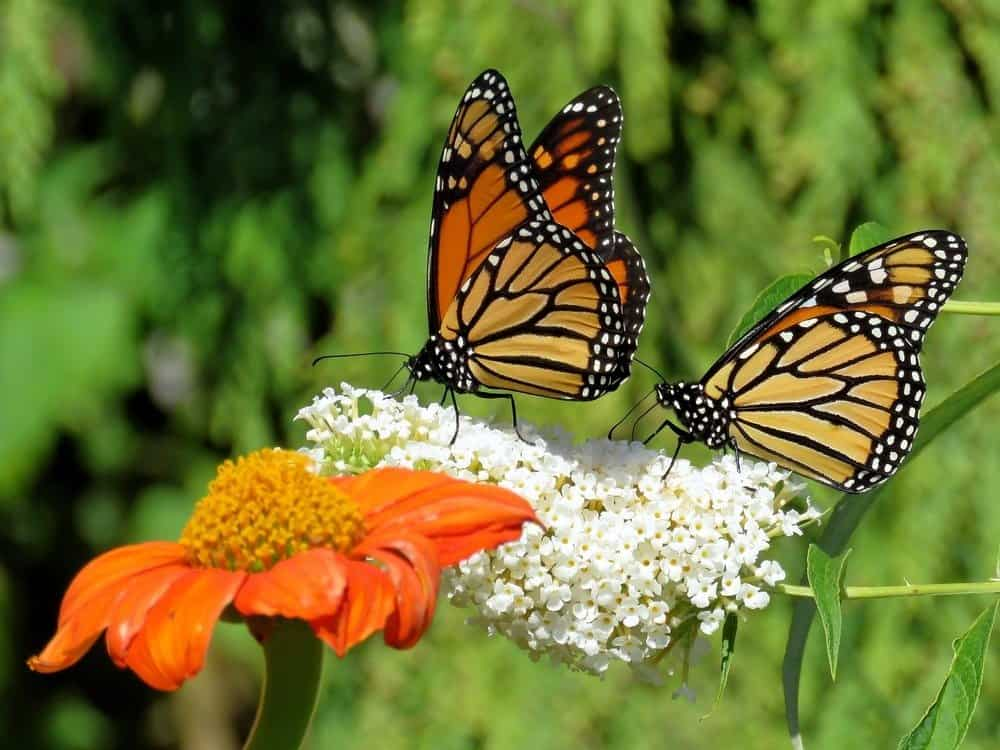
%> input picture Diff E.Q. Project/Butterfly.jpg, 1000 x 750 px
$ octave PhotoEditor.m   (GNU Octave 9; MATLAB toolbox functions it lacks are replaced by stand-ins)
%> lines starting %> are read from the running program, lines starting %| are printed output that depends on the picture; in (x1, y1, x2, y2) boxes, pixels count from 0 and x2, y2 are one past the last pixel; in counts of white or black regions, pixels touching at a corner belong together; the program's own positions count from 1
%Matlab Code for project 2
%Each question will have its own section and
%its own lines of code. Repeated methods (methods that
%are called multiple times within different question \
%sections, like the imagesc method, will be commented
%out in questions that are not currently being
%worked on/tested

%-------------------------------------------------------------

%Question 1 begin

%reads the rectangle.jpg image from the project's directory
%and creates both the color/grayscale data for the image
[imageColor, imageGray] = readImage('Butterfly.jpg');

%Methods to print either the grayscale or color version of the image

%imagesc(uint8(imageGray))
colormap('gray')
%imagesc(uint8(imageGray))


%Question 1 end

%-------------------------------------------------------------

%Question 2 begin

%Utilizes the 'exposure' method to alter the exposure of the
%grayscale image

%imagesc(uint8(exposure(imageGray, 100))) %Boosts exposure by 100

%Question 2 end

%-------------------------------------------------------------

%Question 3 begin

%Decreases the red channel intensity to 0 and adds 80 to the blue channel

recoloredImage = imageColor;
recoloredImage(:,:,1) = recoloredImage(:,:,1) * 0;
recoloredImage(:,:,3) = recoloredImage(:,:,3) + 80.0;
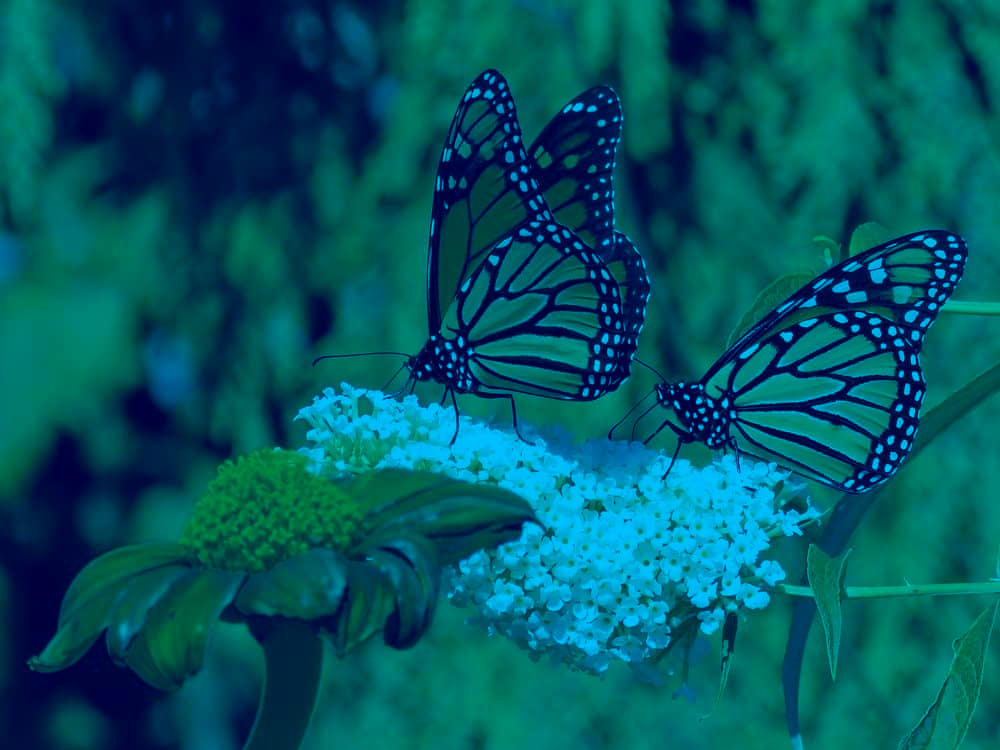
%> recoloredImage: size 750x1000x3 double; mean R, G, B 0, 114.4, 130.5; drawn with min black and max white
%imagesc(uint8(recoloredImage))

%Question 3 end

%-------------------------------------------------------------

%Question 4 begin

%Matrix which will switch the left-most column of a 4x4 matrix with its
%right-most column
shiftMatrix = [0, 0, 0, 1; 0, 1, 0, 0; 0, 0, 1, 0; 1, 0, 0, 0];

%Test 4x4 matrix
testMatrix = [1, 2, 3, 4; 1, 2, 3, 4; 1, 2, 3, 4; 1, 2, 3, 4];

%The shift matrix must be on the right side of the multiplication in order
%to switch the columns around. Should the shift matrix be on the left side
%of the multiplications, the rows would be switched instead
newMatrix = testMatrix * shiftMatrix;
%disp(newMatrix)

%Question 4 end

%-------------------------------------------------------------

%Question 5 begin

rectImage = double(imread("Butterfly.jpg"));

%height, width, color dimensions
[h, w, c] = size(rectImage);
%> h = 750; w = 1000; c = 3

shift = 306; %Shifting the image by 306 pixels

rectIdentity = eye(w); %Identity matrix that has the dimension w x w
rectShift = zeros(w); %Matrix which will create the shift transformation in the image
rectShift(1:shift,:) = rectIdentity(w - (shift - 1):w,:); %rectShift(rows 1 to 'shift', columns (all))
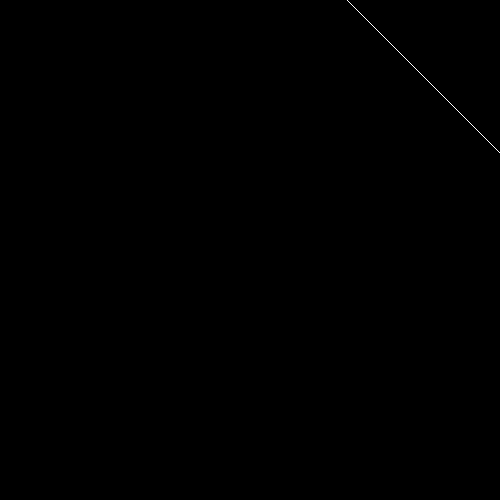
%> rectShift: size 1000x1000 double (shown at 1/2 size); values 0 (black) and 1 (white), 0.03% white in thin lines or dots, all inside (x1, y1, x2, y2) = (694, 0, 1000, 306)
rectShift(shift + 1:w,:) = rectIdentity(1:w - shift,:);%This line and the previous one apply the offset to the identity matrix
%> rectShift: size 1000x1000 double; values 0 (black) and 1 (white), 0.1% white in thin lines or dots

rectImage(:,:,1) = rectImage(:,:,1) * rectShift;
rectImage(:,:,2) = rectImage(:,:,2) * rectShift;
rectImage(:,:,3) = rectImage(:,:,3) * rectShift;

%imagesc(uint8(rectImage))

%imagesc(rectImage)

%Question 5 end

%-------------------------------------------------------------

%Question 6 begin

rectImage = double(imread("Butterfly.jpg"));

%height, width, color dimensions
[h, w, c] = size(rectImage);

shiftHoriz = 306; %Shifting the image by 306 pixels horizontally
shiftVert = 230; %Shifting the image by 230 pixels vertically

rectIdentityHoriz = eye(w); %Identity matrix that has the dimension w x w
rectShiftHoriz = zeros(w); %Matrix which will create the horizontal shift transformation in the image
rectShiftHoriz(1:shiftHoriz,:) = rectIdentityHoriz(w - (shiftHoriz - 1):w,:); %rectShift(rows 1 to 'shift', columns (all))
rectShiftHoriz(shiftHoriz + 1:w,:) = rectIdentityHoriz(1:w - shiftHoriz,:);%This line and the previous one apply the offset to the identity matrix

rectIdentityVert = eye(h); %Identity matrix that has the dimension h x h
rectShiftVert = zeros(h); %Matrix which will create the vertical shift transformation in the image
rectShiftVert(1:shiftVert,:) = rectIdentityVert(h - (shiftVert - 1):h,:); %rectShift(rows 1 to 'shift', columns (all))
%> rectShiftVert: size 750x750 double; values 0 (black) and 1 (white), 0.04% white in thin lines or dots, all inside (x1, y1, x2, y2) = (520, 0, 750, 230)
rectShiftVert(shiftVert + 1:h,:) = rectIdentityVert(1:h - shiftVert,:);%This line and the previous one apply the offset to the identity matrix
%> rectShiftVert: size 750x750 double; values 0 (black) and 1 (white), 0.13% white in thin lines or dots

rectImage(:,:,1) = rectShiftVert * rectImage(:,:,1) * rectShiftHoriz;
rectImage(:,:,2) = rectShiftVert * rectImage(:,:,2) * rectShiftHoriz;
rectImage(:,:,3) = rectShiftVert * rectImage(:,:,3) * rectShiftHoriz;
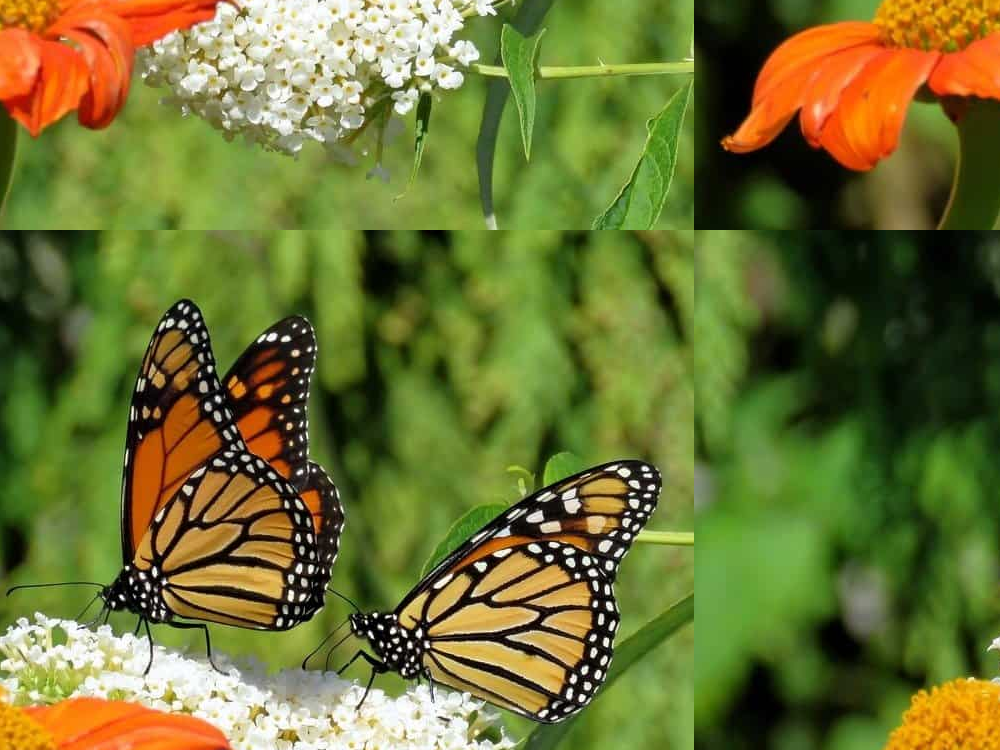
%> rectImage: size 750x1000x3 double; mean R, G, B 109.6, 114.4, 50.5; mean of the top-left, top-right, bottom-left and bottom-right quarters 108.2, 73.3, 104.4, 80.1

%imagesc(uint8(rectImage))

%Question 6 end

%-------------------------------------------------------------

%Question 7 begin

flippedImage = double(imread("Butterfly.jpg"));

%height, width, color dimensions
[h, w, c] = size(flippedImage);

%Code below creates a flipped identity matrix which can be multiplied by
%the rectangular image to flip it upside down
flipMatrix = zeros(h, h);

tracker = h;
%> tracker = 750
for i = 1:h
    flipMatrix(i, tracker) = 1;
    tracker = tracker - 1;
end
%> after the loop, tracker = 0

flippedImage(:,:,1) = flipMatrix * flippedImage(:,:,1);
flippedImage(:,:,2) = flipMatrix * flippedImage(:,:,2);
flippedImage(:,:,3) = flipMatrix * flippedImage(:,:,3);
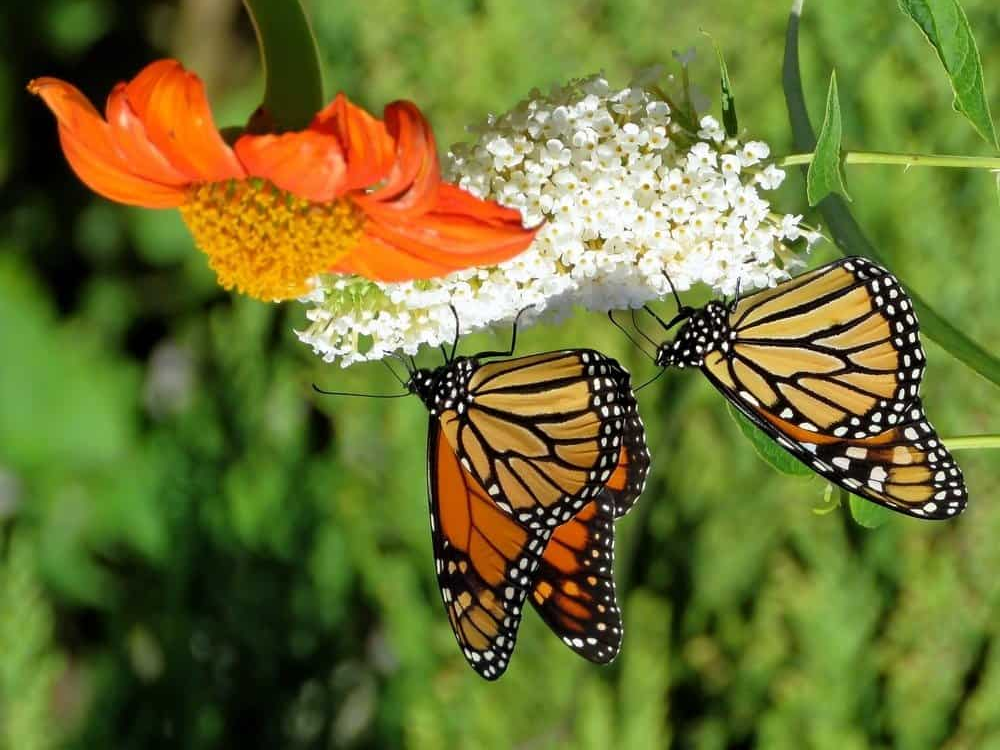
%> flippedImage: size 750x1000x3 double; mean R, G, B 109.6, 114.4, 50.5; mean of the top-left, top-right, bottom-left and bottom-right quarters 91.7, 127.4, 63.5, 83.5

%imagesc(uint8(flippedImage));

%Question 7 end


%-------------------------------------------------------------

%Question 8 begin

preTransposedImage = double(imread("Butterfly.jpg"));

[h, w, c] = size(preTransposedImage);

transposedMatrix = zeros(w, h, c);

transposedMatrix(:,:,1) = transpose(preTransposedImage(:,:,1));
transposedMatrix(:,:,2) = transpose(preTransposedImage(:,:,2));
transposedMatrix(:,:,3) = transpose(preTransposedImage(:,:,3));
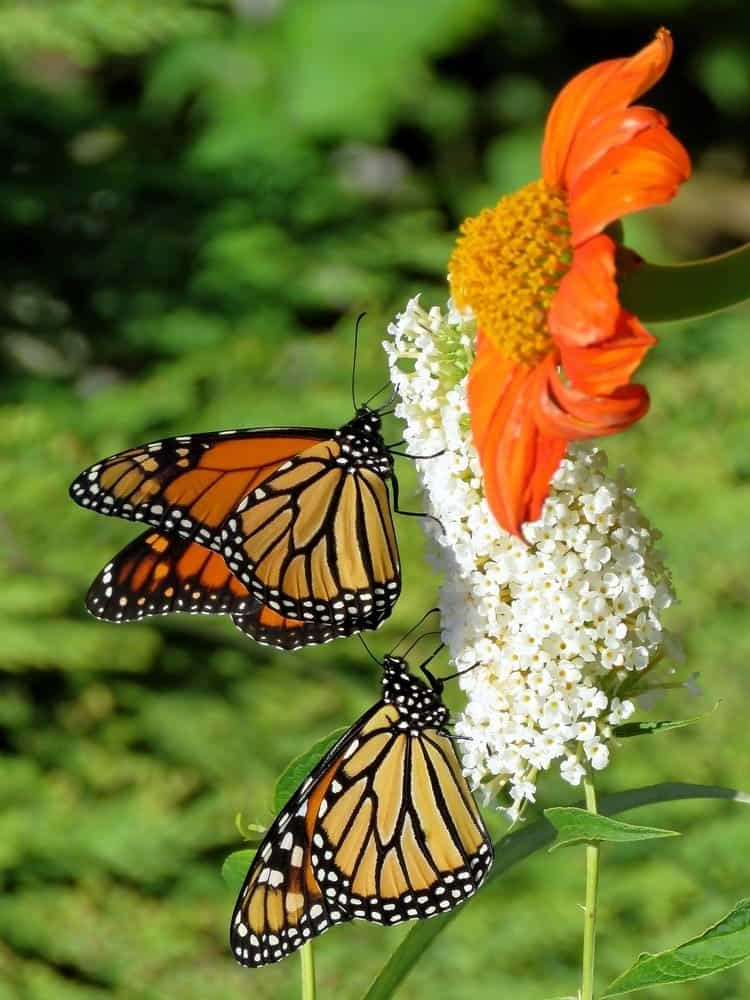
%> transposedMatrix: size 1000x750x3 double; mean R, G, B 109.6, 114.4, 50.5; mean of the top-left, top-right, bottom-left and bottom-right quarters 63.5, 91.7, 83.5, 127.4

%imagesc(uint8(transposedMatrix))

%Question 8 end

%-------------------------------------------------------------

%Question 9 begin

borderWidth = 100;

croppedImage = double(imread("Butterfly.jpg"));
[h, w, c] = size(croppedImage);

horizCrop = zeros(w); %Will become the identity matrix to crop the sides
vertCrop = zeros(h);

for i = borderWidth:(w - borderWidth)
    horizCrop(i, i) = 1;
end
%> horizCrop: size 1000x1000 double; values 0 (black) and 1 (white), 0.08% white in thin lines or dots, all inside (x1, y1, x2, y2) = (99, 99, 900, 900)

for i = borderWidth:(h - borderWidth)
    vertCrop(i, i) = 1;
end
%> vertCrop: size 750x750 double; values 0 (black) and 1 (white), 0.1% white in thin lines or dots, all inside (x1, y1, x2, y2) = (99, 99, 650, 650)

croppedImage(:,:,1) = vertCrop * croppedImage(:,:,1) * horizCrop;
croppedImage(:,:,2) = vertCrop * croppedImage(:,:,2) * horizCrop;
croppedImage(:,:,3) = vertCrop * croppedImage(:,:,3) * horizCrop;

%imagesc(uint8(croppedImage))

%Question 9 end

%-------------------------------------------------------------

%Question 10 begin

%Returns a Discrete Sine Transform matrix of size 'size' x 'size'
%Actual function is located at the bottom of the program

%function dst = createDST(size) %Creates DST matrix (size x size)
%    for i = 1:size
%        for j = 1:size
%            dst(i, j) = sqrt(2 / size) * sin(   (pi * (i - 1/2) * (j - 1/2) ) / size);
%        end
%    end
%end

%Quetion 10 end

%-------------------------------------------------------------

%Question 11 begin

DSTSize = 5;
DST1 = createDST(DSTSize);
DST2 = createDST(DSTSize);

Product = DST1 * DST2;

%This nested for-loop adjusts for strange rounding errors -
%numbers that were supposed to be '0' were calculated to
%something like -5.5511e-17, for example
for i = 1:DSTSize
    for j = 1:DSTSize
        if(Product(i, j) < 0.000001)
            Product(i, j) = 0;
        end
    end
end

%disp(Product(3, 4))

%spy(Product)

%Question 11 end

%-------------------------------------------------------------

%Question 12 begin

compressionTest = double(imread("Turkey.jpg"));
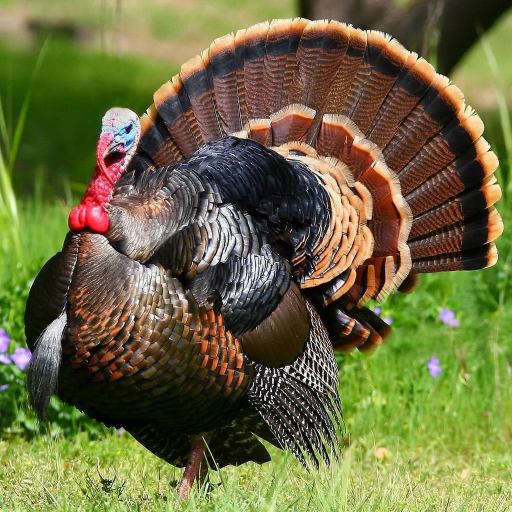
%> input picture Diff E.Q. Project/Turkey.jpg, 1024 x 1024 px (shown at 1/2 size)

[h, w, c] = size(compressionTest);
%> h = 1024; w = 1024

compTestDST = createDST(h);
%> call 3 of createDST, with size = 1024
%> after the loop in createDST (call 3), `for i = 1:size`:
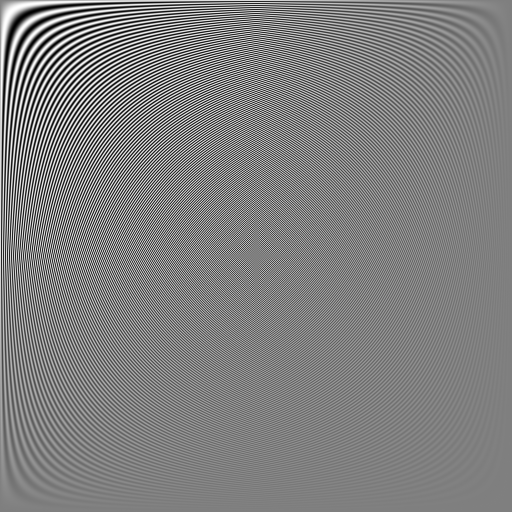
%> dst: size 1024x1024 double (shown at 1/2 size); min -0.0442, max 0.0442, mean 0.000126; drawn with min black and max white

%DST application
compressionTest(:,:,1) = compTestDST * compressionTest(:,:,1) * compTestDST;
compressionTest(:,:,2) = compTestDST * compressionTest(:,:,2) * compTestDST;
compressionTest(:,:,3) = compTestDST * compressionTest(:,:,3) * compTestDST;

%DST restoration
compressionTest(:,:,1) = compTestDST * compressionTest(:,:,1) * compTestDST;
%> the run ends on the next line
compressionTest(:,:,2) = compTestDST * compressionTest(:,:,2) * compTestDST;
% [130 lines not run here, left out]
function [imgColor, imgGray] = readImage(path)
    imgColor = double(imread(path));
    imgGray = grayScale(imgColor);
end

%-------------------------------------------------------------

%Exposure function for question 2
function newImage = exposure(img, value)
    if(value < -255)
        multiplier = -255;
    elseif(value > 255)
        multiplier = 255;
    else
        multiplier = value;
    end

    newImage = (img(:,:,1) + multiplier);
end

%-------------------------------------------------------------

%Universal functions (used by entire program)

%Returns a grayscale image
function newImage = grayScale(img)
    newImage = (img(:,:,1)/3.0 + img(:,:,2)/3.0 + img(:,:,3)/3.0);
end

%Creates a DST matrix of size 'size' x 'size'
function dst = createDST(size) %Creates DST matrix (size x size)
    for i = 1:size
        for j = 1:size
            dst(i, j) = (sqrt(2.0 / double(size))) * sin(   ((pi * (double(i) - 0.5)) * (double(j) - 0.5) ) / double(size));
        end
    end
end
